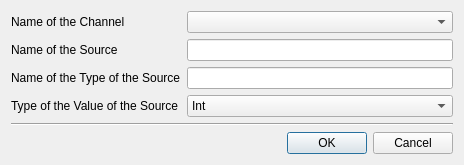
<?xml version="1.0" encoding="UTF-8"?>
<ui version="4.0">
 <class>SourceManualDialog</class>
 <widget class="QDialog" name="SourceManualDialog">
  <property name="geometry">
   <rect>
    <x>0</x>
    <y>0</y>
    <width>464</width>
    <height>162</height>
   </rect>
  </property>
  <property name="windowTitle">
   <string/>
  </property>
  <layout class="QVBoxLayout" name="verticalLayout">
   <item>
    <layout class="QGridLayout" name="gridLayout">
     <item row="0" column="0">
      <widget class="QLabel" name="label">
       <property name="text">
        <string>Name of the Channel</string>
       </property>
      </widget>
     </item>
     <item row="0" column="1">
      <widget class="QComboBox" name="m_channel">
       <property name="insertPolicy">
        <enum>QComboBox::InsertAlphabetically</enum>
       </property>
       <property name="sizeAdjustPolicy">
        <enum>QComboBox::AdjustToContents</enum>
       </property>
       <property name="minimumContentsLength">
        <number>20</number>
       </property>
      </widget>
     </item>
     <item row="1" column="0">
      <widget class="QLabel" name="label_2">
       <property name="text">
        <string>Name of the Source</string>
       </property>
      </widget>
     </item>
     <item row="1" column="1">
      <widget class="QLineEdit" name="m_name"/>
     </item>
     <item row="2" column="0">
      <widget class="QLabel" name="label_3">
       <property name="text">
        <string>Name of the Type of the Source</string>
       </property>
      </widget>
     </item>
     <item row="2" column="1">
      <widget class="QLineEdit" name="m_typeName"/>
     </item>
     <item row="3" column="0">
      <widget class="QLabel" name="label_4">
       <property name="text">
        <string>Type of the Value of the Source</string>
       </property>
      </widget>
     </item>
     <item row="3" column="1">
      <widget class="QComboBox" name="m_valueType">
       <item>
        <property name="text">
         <string>Int</string>
        </property>
       </item>
       <item>
        <property name="text">
         <string>Double</string>
        </property>
       </item>
       <item>
        <property name="text">
         <string>String</string>
        </property>
       </item>
      </widget>
     </item>
    </layout>
   </item>
   <item>
    <spacer name="verticalSpacer">
     <property name="orientation">
      <enum>Qt::Vertical</enum>
     </property>
     <property name="sizeHint" stdset="0">
      <size>
       <width>20</width>
       <height>0</height>
      </size>
     </property>
    </spacer>
   </item>
   <item>
    <widget class="Line" name="line">
     <property name="orientation">
      <enum>Qt::Horizontal</enum>
     </property>
    </widget>
   </item>
   <item>
    <widget class="QDialogButtonBox" name="m_buttons">
     <property name="orientation">
      <enum>Qt::Horizontal</enum>
     </property>
     <property name="standardButtons">
      <set>QDialogButtonBox::Cancel|QDialogButtonBox::Ok</set>
     </property>
    </widget>
   </item>
  </layout>
 </widget>
 <resources/>
 <connections/>
</ui>
